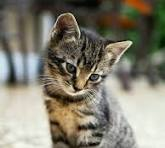
#> input picture image.jpeg, 165 x 148 px
$ jupyter execute 10.ipynb
#> lines starting #> are read from the running program, lines starting #| are printed output that depends on the picture
[cell 1]
import cv2
import numpy as np
import matplotlib.pyplot as plt

[cell 2]
# Read image in grayscale
image = cv2.imread("image.jpeg", cv2.IMREAD_GRAYSCALE)
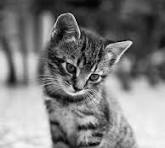
#> image: shape (148, 165); min 0, max 252, mean 126.1

[cell 3]
# Get image size
height, width = image.shape
#> height = 148; width = 165

[cell 4]
# =================================
# 1. Calculate Histogram Manually
# =================================

histogram = [0] * 256

for i in range(height):
    for j in range(width):
        pixel = image[i, j]
        histogram[pixel] += 1
#> after the loop, histogram = 256 values, max 228 at index 56, min 0 at index 248, mean 95.39

[cell 5]
# =================================
# 2. Calculate CDF
# =================================

cdf = [0] * 256

cdf[0] = histogram[0]

for i in range(1, 256):
    cdf[i] = cdf[i - 1] + histogram[i]
#> after the loop, cdf = 256 values from 30 to 24420

[cell 6]
# =================================
# 3. Histogram Equalization
# =================================

total_pixels = height * width
#> total_pixels = 24420

equalized = np.zeros_like(image)

for i in range(height):
    for j in range(width):
        pixel = image[i, j]

        new_pixel = int((cdf[pixel] - cdf[0]) /
                        (total_pixels - cdf[0]) * 255)

        equalized[i, j] = new_pixel

[cell 7]
# =================================
# 4. Calculate Equalized Histogram
# =================================

equalized_histogram = [0] * 256

for i in range(height):
    for j in range(width):
        pixel = equalized[i, j]
        equalized_histogram[pixel] += 1
#> after the loop, equalized_histogram = 256 values, max 228 at index 48, min 0 at index 23, mean 95.39

[cell 8]
# =================================
# 5. Display Results
# =================================

plt.figure(figsize=(12, 8))

# Original Image
plt.subplot(2, 2, 1)
plt.imshow(image, cmap="gray")
plt.title("Original Image")
plt.axis("off")

# Original Histogram
plt.subplot(2, 2, 2)
plt.bar(range(256), histogram)
plt.title("Original Histogram")
plt.xlabel("Intensity")
plt.ylabel("Frequency")

# Equalized Image
plt.subplot(2, 2, 3)
plt.imshow(equalized, cmap="gray")
plt.title("Equalized Image")
plt.axis("off")

# Equalized Histogram
plt.subplot(2, 2, 4)
plt.bar(range(256), equalized_histogram)
plt.title("Equalized Histogram")
plt.xlabel("Intensity")
plt.ylabel("Frequency")

plt.tight_layout()
plt.show()
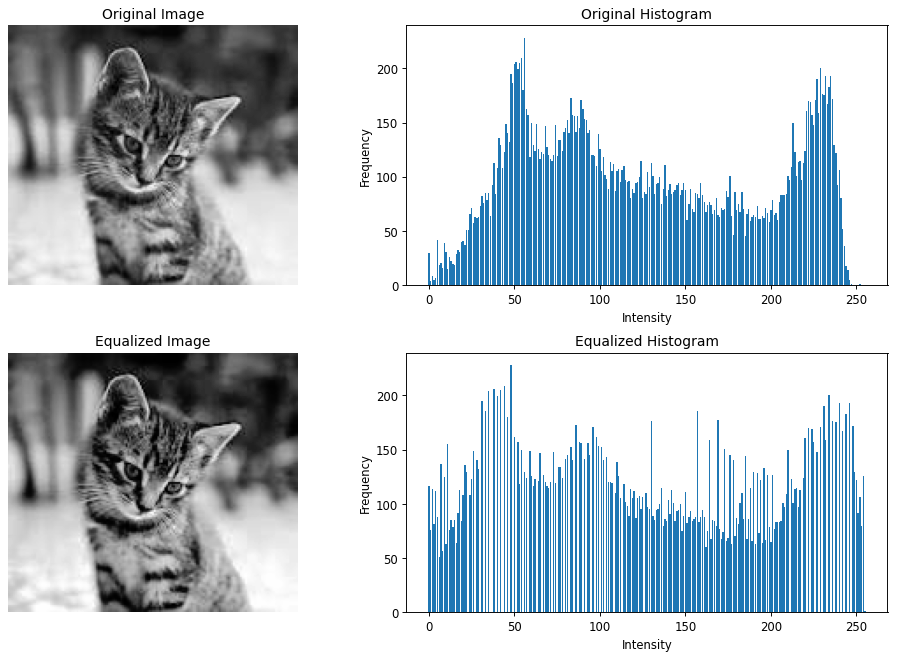
#> figure drawn by matplotlib, 4 panels; panel 2: tallest bar 228 high, from x = 55.6 to 56.4; panel 4: tallest bar 228 high, from x = 47.6 to 48.4
